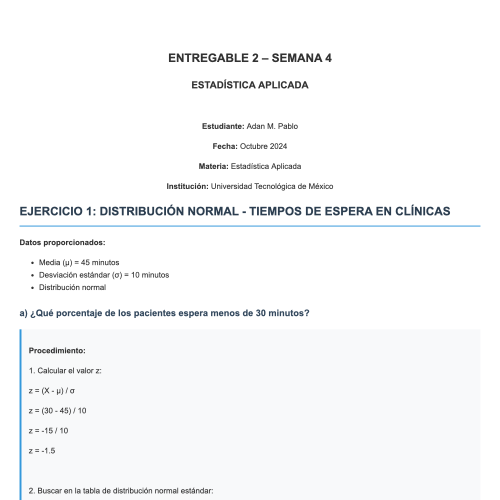
#> input picture 06_Documentation/Entregable2_Semana4_AdanPablo.html.png, 1000 x 1000 px (shown at 1/2 size)
$ python -i document_signature.py   (imports and definitions only)
#> lines starting #> are read from the running program, lines starting #| are printed output that depends on the picture; after the words box and inside, x2 and y2 are one past the last pixel; in counts of white or black regions, pixels touching at a corner belong together
"""
Reconocimiento y Validación de Firmas
======================================

Detecta y valida firmas en documentos procesados.
"""

from typing import Dict, Any, List, Optional, Tuple
from dataclasses import dataclass
from enum import Enum
import logging
from datetime import datetime
import cv2
import numpy as np
from PIL import Image

logger = logging.getLogger(__name__)


class SignatureStatus(Enum):
    """Estado de una firma"""
    DETECTED = "detected"
    VERIFIED = "verified"
    INVALID = "invalid"
    NOT_FOUND = "not_found"


@dataclass
class SignatureRegion:
    """Región donde se detectó una firma"""
    x: int
    y: int
    width: int
    height: int
    confidence: float
    image: Optional[np.ndarray] = None


@dataclass
class SignatureAnalysis:
    """Análisis de firma"""
    document_id: str
    signatures_found: int
    signature_regions: List[SignatureRegion]
    status: SignatureStatus
    validation_score: float
    metadata: Dict[str, Any] = None


class SignatureDetector:
    """Detector de firmas en documentos"""

    def __init__(self):
        self.logger = logging.getLogger(__name__)

    def detect_signatures(
        self,
        image_path: str,
        min_area: int = 500,
        max_area: int = 50000
    ) -> List[SignatureRegion]:
        """Detecta firmas en una imagen"""
#> called with min_area = 500, max_area = 50000
        try:
            # Cargar imagen
            img = cv2.imread(image_path)
#> img is the input picture: shape (1000, 1000, 3); mean B, G, R 248.7, 248, 247.2
            if img is None:
                raise ValueError(f"No se pudo cargar imagen: {image_path}")

            # Convertir a escala de grises
            gray = cv2.cvtColor(img, cv2.COLOR_BGR2GRAY)

            # Aplicar threshold adaptativo
            thresh = cv2.adaptiveThreshold(
                gray, 255, cv2.ADAPTIVE_THRESH_GAUSSIAN_C,
                cv2.THRESH_BINARY_INV, 11, 2
            )
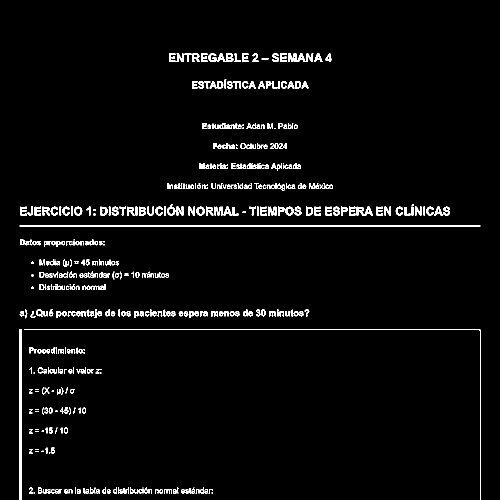
#> thresh: shape (1000, 1000) (shown at 1/2 size); 3.1% white; 487 white regions (85 under 20 px)

            # Encontrar contornos
            contours, _ = cv2.findContours(
                thresh, cv2.RETR_EXTERNAL, cv2.CHAIN_APPROX_SIMPLE
            )
#> contours = 487 contours, 177 with area under 20; largest, box (x1, y1, x2, y2) and area: (39, 658, 43, 1000) 1021, (39, 451, 961, 453) 921, (713, 413, 746, 431) 291, (334, 409, 351, 431) 217, (393, 413, 409, 431) 213

            signature_regions = []

            for contour in contours:
                area = cv2.contourArea(contour)

                # Filtrar por área
                if area < min_area or area > max_area:
                    continue

                # Obtener bounding box
                x, y, w, h = cv2.boundingRect(contour)

                # Calcular características de firma
                # Las firmas suelen tener:
                # - Aspect ratio irregular
                # - Muchos detalles pequeños
                aspect_ratio = w / h if h > 0 else 0

                # Filtrar por aspecto (firmas suelen ser más anchas que altas)
                if aspect_ratio < 0.5 or aspect_ratio > 5:
                    continue

                # Calcular densidad de contornos (firmas tienen muchos detalles)
                roi = thresh[y:y+h, x:x+w]
                contour_density = np.sum(roi > 0) / (w * h)

                if contour_density < 0.1 or contour_density > 0.7:
                    continue

                # Calcular confianza basada en características
                confidence = self._calculate_signature_confidence(
                    roi, aspect_ratio, contour_density
                )

                if confidence > 0.5:  # Threshold mínimo
                    signature_regions.append(SignatureRegion(
                        x=x,
                        y=y,
                        width=w,
                        height=h,
                        confidence=confidence,
                        image=roi
                    ))
#> this loop made 487 passes
#> area on passes 4, 6, 7: 31.5, 20, 31.5
#> after the loop, signature_regions = []

            # Ordenar por confianza
            signature_regions.sort(key=lambda s: s.confidence, reverse=True)

            return signature_regions

        except Exception as e:
            self.logger.error(f"Error detectando firmas: {e}")
            return []

    # [105 lines left out: functions _calculate_signature_confidence, extract_signature_image, compare_signatures, validate_signature, not called in this run]

>>> result = SignatureDetector().detect_signatures('../../06_Documentation/Entregable2_Semana4_AdanPablo.html.png')
#> result = []
